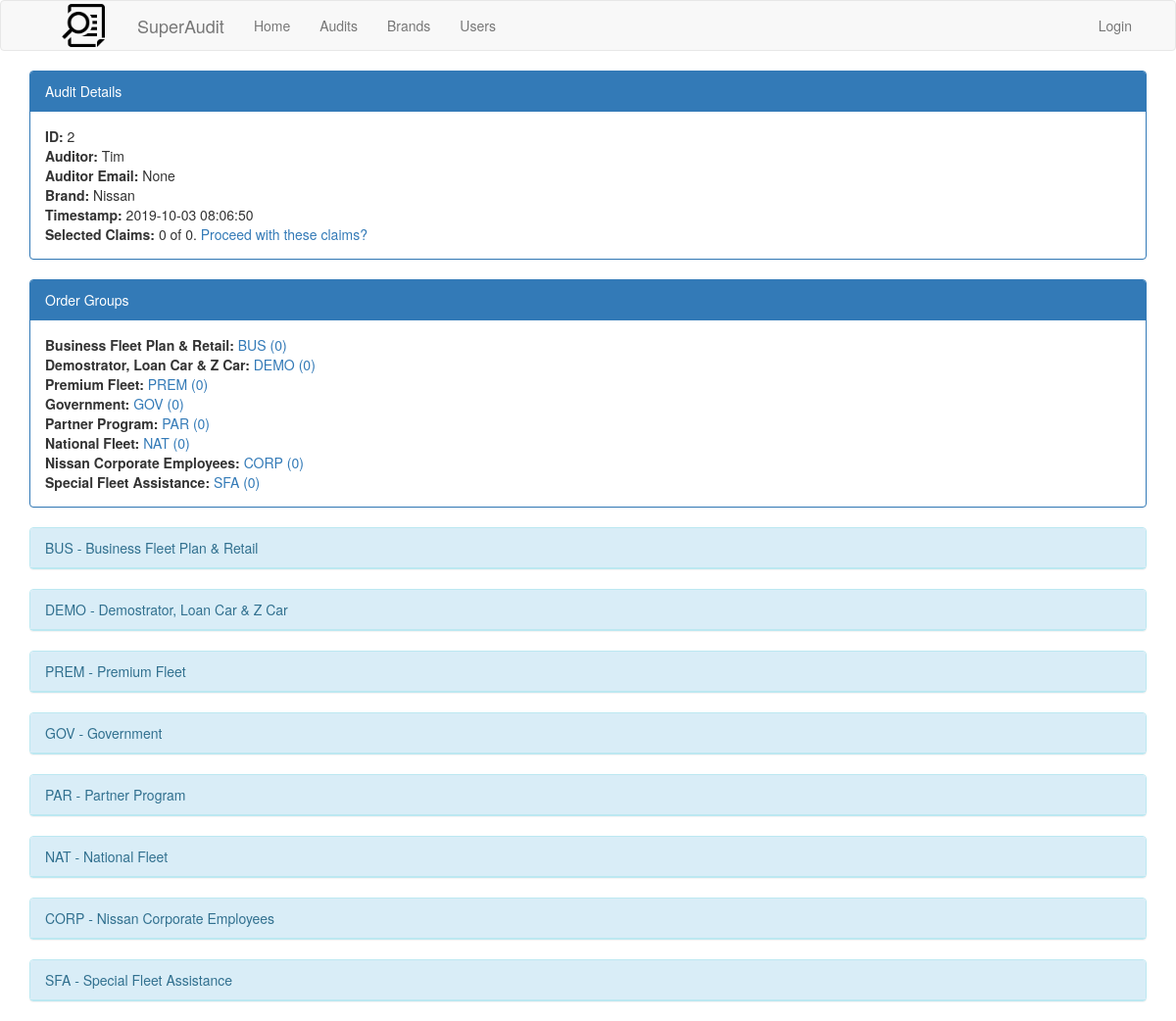
/audit/2/select_claims/, run on the app's committed database.
### app/models.py (models this page shows, shortened)
class BaseModel(db.Model): # make tables from this class to include these columns
    __abstract__ = True
    created_on = db.Column(db.DateTime, default=db.func.now())
    updated_on = db.Column(db.DateTime, default=db.func.now(), onupdate=db.func.now())

class Audit(BaseModel):
    __tablename__ = 'audit'
    id = db.Column(db.Integer, primary_key=True)
    user_id = db.Column(db.Integer, db.ForeignKey('user.id'))
    brand_id = db.Column(db.Integer, db.ForeignKey('brand.id'))
    dealer_id = db.Column(db.Integer, db.ForeignKey('dealer.id'))
    orders = db.relationship('SalesOrder', backref='audit', lazy='select')
    data_import = db.relationship('DataImport', backref='audit', lazy='select') # one-to-one
    def group_orders(self):
        brand_map = self.brand.brand_map()
        sales_groups = {}
        for key,group in brand_map["sales_type_group"].items(): # groups listed in brand_map
            sales_groups[key] = {
                "name": group["name"],
                "members": [order for order in self.orders if (order.sales_type in group['members'] and order.sfa_amount is None)]
            }
        sales_groups["sfa"] = {
            "name": 'Special Fleet Assistance',
            "members": [order for order in self.orders if order.sfa_amount is not None]
        }
        return sales_groups
    def selected_count(self):
        return len([order for order in self.orders if (order.selected_for_audit)])

class User(UserMixin, BaseModel):
    __tablename__ = 'user'
    id = db.Column(db.Integer, primary_key=True)
    username = db.Column(db.String(64), index=True, unique=True)
    email = db.Column(db.String(120), index=True, unique=True)
    password_hash = db.Column(db.String(128))
    admin = db.Column(db.Boolean)
    audits = db.relationship('Audit', backref='auditor', lazy='select')

class Brand(BaseModel):
    __tablename__= 'brand'
    id = db.Column(db.Integer, primary_key=True)
    name = db.Column(db.String(60), unique=True)
    code = db.Column(db.String(3))
    audits = db.relationship('Audit', backref='brand', lazy='select')
    def brand_map(self):
        with open(os.path.join('app','static','json','brands', self.code + '.json')) as json_file:
            brand_json = json.load(json_file)
        return brand_json

### app/routes.py (the view)
@app.route('/audit/<audit_id>/select_claims/')
def select_claims(audit_id):
    audit = Audit.query.filter_by(id=audit_id).first()
    return render_template(
        'audit/display_select.html',
        audit=audit,
        sales_groups=audit.group_orders(),
        selected_count= audit.selected_count()
    )

### app/templates/audit/display_select.html (shortened to what this page needs)
{% extends "base.html" %}
{% block app_content %}
    <div class="panel panel-primary">
        <div class="panel-heading">Audit Details</div>
        <div class="panel-body">
            <b>ID: </b>{{ audit.id }}<br>
            <b>Auditor: </b>{{ audit.auditor.username }}<br>
            <b>Auditor Email: </b>{{ audit.auditor.email }}<br>
            <b>Brand: </b>{{ audit.brand.name}}<br>
            <b>Timestamp: </b>{{ audit.created_on }}<br>
            <b>Selected Claims: </b><span id="number_of_selected_claims">{{ selected_count }}</span> of {{ audit.orders|length }}. <a href="{{ url_for('select_cvp_claims',audit_id=audit.id) }}">Proceed with these claims?</a>
        </div>
    </div>
    <div class="panel panel-primary">
        <div class="panel-heading">Order Groups</div>
        <div class="panel-body">
            {% for group_code,group_dict in sales_groups.items() %}
                <b>{{ group_dict["name"] }}: </b><a href="#{{ group_code }}">{{ group_code.upper() }} ({{ group_dict["members"]|length }})</a><br>
            {% endfor %}
        </div>
    </div>
    {%- for group_code,group_dict in sales_groups.items() %}
        <div class="panel panel-info"><div class="panel-heading" id="{{ group_code }}">{{ group_code.upper() }} - {{ group_dict["name"] }}</div></div>
    {% endfor %}
{% endblock %}

### data on the page
Audit: id "2", created_on "2019-10-03 08:06:50"
User: auditor.username "Tim", auditor.email "None"
Brand: brand.name "Nissan"

### other printed values
{{ selected_count }} "0"
{{ audit.orders|length }} "0"
{{ group_dict["name"] }} "Business Fleet Plan & Retail" "Demostrator, Loan Car & Z Car" "Premium Fleet" "Government" "Partner Program" "National Fleet" "Nissan Corporate Employees" "Special Fleet Assistance"
{{ group_code.upper() }} "BUS" "DEMO" "PREM" "GOV" "PAR" "NAT" "CORP" "SFA"
{{ group_dict["members"]|length }} "0" "0" "0" "0" "0" "0" "0" "0"
